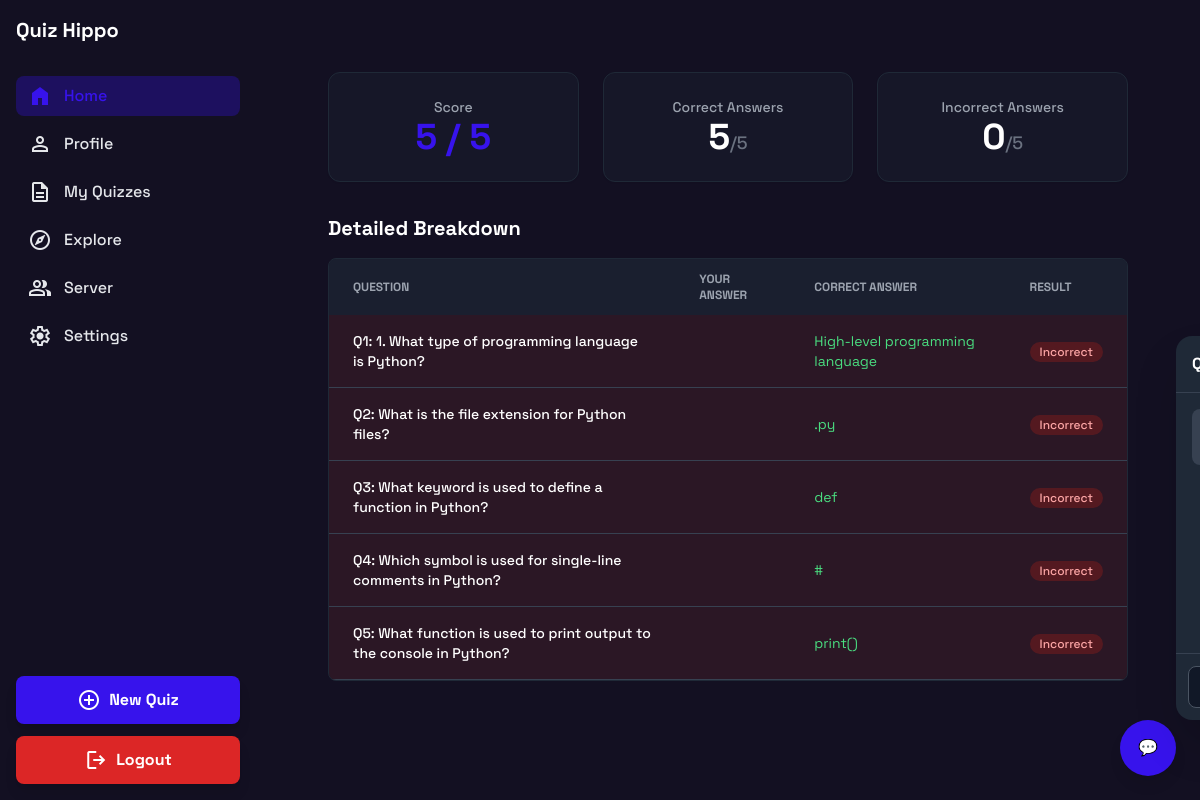
The app's page /quiz/result/29/ with its own data.
### app/models.py (models this page shows, shortened)
class QuizAttempt(models.Model):
    user = models.ForeignKey(User, on_delete=models.CASCADE)
    quiz = models.ForeignKey(Quiz, on_delete=models.CASCADE)
    score = models.IntegerField(default=0)
    answers = models.JSONField(default=dict)  # e.g. {question_id: "user_answer"}
    created_at = models.DateTimeField(auto_now_add=True)

class Quiz(models.Model):
    QUESTION_PREFERENCES = [
        ('SHORT', 'Short Questions'),
        ('TF', 'True/False'),
        ('MCQ', 'Multiple Choice'),
        ('FILL', 'Fill in the Blank'),
        ('MIX', 'Mix'),
    ]
    topic = models.CharField(max_length=200)
    difficulty = models.IntegerField(default=1)
    user = models.ForeignKey(User, on_delete=models.CASCADE, null=True, blank=True, related_name="quizzes")
    question_preference = models.CharField(max_length=10, choices=QUESTION_PREFERENCES, default="MIX")
    shared_with = models.ManyToManyField(User, related_name="shared_quizzes", blank=True)
    is_public = models.BooleanField(default=False)
    category = models.CharField(max_length=100, blank=True)

class Question(models.Model):
    QUESTION_TYPES = [
        ('MCQ', 'Multiple Choice'),
        ('TF', 'True/False'),
        ('SHORT', 'Short Answer'),
        ('FILL', 'Fill in the Blank'),
    ]
    quiz = models.ForeignKey(Quiz, on_delete=models.CASCADE, related_name="questions")
    text = models.TextField()
    question_type = models.CharField(max_length=10, choices=QUESTION_TYPES)
    difficulty = models.IntegerField(default=1)
    answer = models.CharField(max_length=200)
    user_answer = models.CharField(max_length=1020, null=True, blank=True)

### app/views.py (the view)
# urls.py: path("quiz/result/<int:attempt_id>/", views.quiz_result, name="quiz_result"),
def quiz_result(request, attempt_id):
    attempt = get_object_or_404(QuizAttempt, id=attempt_id)
    quiz = attempt.quiz
    incorrect = incorrect_answer(quiz, attempt)
    return render(request, "quiz-result.html", {
        "attempt": attempt,
        "quiz": quiz,
        "incorrect": incorrect,
    })

### processing.py (called while the page is built)
def incorrect_answer(quiz, attempt):
    total_questions = quiz.questions.count()
    if not attempt:
        return total_questions
    return total_questions - attempt.score

### templates/quiz-result.html (shortened to what this page needs)
{% extends "base.html" %}
{% load static %}
{% block content %}
<div class="p-6 lg:p-10 space-y-8 max-w-6xl mx-auto">
  <div class="grid grid-cols-1 sm:grid-cols-2 lg:grid-cols-3 gap-6">
    <div class="bg-white dark:bg-gray-800/30 rounded-xl p-6 shadow-sm border border-gray-200 dark:border-gray-800 text-center">
      <p class="text-sm font-medium text-gray-500 dark:text-gray-400">Score</p>
      <p class="text-4xl font-bold text-primary">
        {{ attempt.score }} / {{ quiz.questions.count }}
      </p>
    </div>
    <div class="bg-white dark:bg-gray-800/30 rounded-xl p-6 shadow-sm border border-gray-200 dark:border-gray-800 text-center">
      <p class="text-sm font-medium text-gray-500 dark:text-gray-400">Correct Answers</p>
      <p class="text-4xl font-bold text-gray-900 dark:text-white">
        {{ attempt.score }}<span class="text-lg font-medium text-gray-400 dark:text-gray-500">/{{ quiz.questions.count }}</span>
      </p>
    </div>
    <div class="bg-white dark:bg-gray-800/30 rounded-xl p-6 shadow-sm border border-gray-200 dark:border-gray-800 text-center">
      <p class="text-sm font-medium text-gray-500 dark:text-gray-400">Incorrect Answers</p>
      <p class="text-4xl font-bold text-gray-900 dark:text-white">
        {{ incorrect }}<span class="text-lg font-medium text-gray-400 dark:text-gray-500">/{{ quiz.questions.count }}</span>
      </p>
    </div>
  </div>
  <div>
    <h3 class="text-xl font-bold text-gray-900 dark:text-white mb-4">Detailed Breakdown</h3>
    <div class="overflow-x-auto rounded-lg border border-gray-200 dark:border-gray-800 bg-white dark:bg-gray-800/30">
      <table class="w-full text-sm text-left">
        <thead class="bg-gray-50 dark:bg-gray-800/50 text-xs text-gray-700 dark:text-gray-400 uppercase">
          <tr>
            <th class="px-6 py-3" scope="col">Question</th>
            <th class="px-6 py-3" scope="col">Your Answer</th>
            <th class="px-6 py-3" scope="col">Correct Answer</th>
            <th class="px-6 py-3" scope="col">Result</th>
          </tr>
        </thead>
        <tbody>
          {% for q in quiz.questions.all %}
          {% with user_answer=attempt.answers.q.id %}
          <tr class="border-b dark:border-gray-700 {% if user_answer != q.answer %} bg-red-50 dark:bg-red-900/20 {% endif %}">
            <td class="px-6 py-4 font-medium text-gray-900 dark:text-white">Q{{ forloop.counter }}: {{ q.text }}</td>
            <td class="px-6 py-4 {% if user_answer != q.answer %} text-red-700 dark:text-red-400 {% endif %}">
            </td>
            <td class="px-6 py-4 text-green-700 dark:text-green-400">{{ q.answer }}</td>
            <td class="px-6 py-4">
              {% if user_answer == q.answer %}
              <span class="inline-flex items-center px-2.5 py-0.5 rounded-full text-xs font-medium bg-green-100 dark:bg-green-900/50 text-green-800 dark:text-green-300">Correct</span>
              {% else %}
              <span class="inline-flex items-center px-2.5 py-0.5 rounded-full text-xs font-medium bg-red-100 dark:bg-red-900/50 text-red-800 dark:text-red-300">Incorrect</span>
              {% endif %}
            </td>
          </tr>
          {% endwith %}
          {% endfor %}
        </tbody>
      </table>
    </div>
  </div>
</div>
{% endblock content %}

### templates/base.html (shortened to what this page needs)
{% load static %}
<!DOCTYPE html>
<html
  lang="en"
  {% if user.is_authenticated and user.userprofile.light_mode %}
    class=""
  {% else %}
    class="dark"
  {% endif %}
>
<head>
  <script src="https://cdn.tailwindcss.com?plugins=forms,container-queries"></script>
  <link rel="stylesheet" href="{% static 'css/chatbox.css' %}">
</head>
<body class="bg-background-light dark:bg-background-dark text-gray-800 dark:text-gray-200">
<div class="flex min-h-screen">
  <aside id="sidebar" class="sidebar fixed inset-y-0 left-0 w-64 bg-background-light/95 dark:bg-background-dark/95 p-4 z-50 md:relative md:translate-x-0 sidebar-closed md:flex flex-col justify-between">
    <div>
      <div class="flex items-center gap-3 mb-8">
        <h1 class="text-xl font-bold text-gray-900 dark:text-white">Quiz Hippo</h1>
      </div>
      <nav class="flex flex-col gap-2">
        <a href="{% url 'main' %}" class="flex items-center gap-3 px-3 py-2 rounded-lg bg-primary/20 dark:bg-primary/30 text-primary">
          <span class="material-symbols-outlined" style="font-variation-settings: 'FILL' 1">home</span>
          <span class="font-medium">Home</span>
        </a>
        <a href="{% url 'profile' %}" class="flex items-center gap-3 px-3 py-2 rounded-lg hover:bg-primary/10 dark:hover:bg-primary/20">
          <span class="material-symbols-outlined">person</span>
          <span class="font-medium">Profile</span>
        </a>
        <a href="{% url 'all_quizes' %}" class="flex items-center gap-3 px-3 py-2 rounded-lg hover:bg-primary/10 dark:hover:bg-primary/20">
          <span class="material-symbols-outlined">description</span>
          <span class="font-medium">My Quizzes</span>
        </a>
        <a href="{% url "explore" %}" class="flex items-center gap-3 px-3 py-2 rounded-lg hover:bg-primary/10 dark:hover:bg-primary/20">
          <span class="material-symbols-outlined">explore</span>
          <span class="font-medium">Explore</span>
        </a>
        <a href="{% url "server_list" %}" class="flex items-center gap-3 px-3 py-2 rounded-lg hover:bg-primary/10 dark:hover:bg-primary/20">
          <span class="material-symbols-outlined">group</span>
          <span class="font-medium">Server</span>
        </a>
        <a href="{% url "settings" %}" class="flex items-center gap-3 px-3 py-2 rounded-lg hover:bg-primary/10 dark:hover:bg-primary/20">
          <span class="material-symbols-outlined">settings</span>
          <span class="font-medium">Settings</span>
        </a>
      </nav>
    </div>
    <div class="mt-6 space-y-3">
      <button class="flex w-full items-center justify-center gap-2 rounded-lg h-12 px-4 bg-primary text-white font-bold shadow-lg hover:bg-primary/90 transition">
        <span class="material-symbols-outlined">add_circle</span>
        <span class="truncate">New Quiz</span>
      </button>
      <form method="post" action="{% url 'logout' %}">
        <button type="submit" class="flex w-full items-center justify-center gap-2 rounded-lg h-12 px-4 bg-red-600 text-white font-bold shadow-lg hover:bg-red-700 transition">
          <span class="material-symbols-outlined">logout</span>
          <span class="truncate">Logout</span>
        </button>
      </form>
    </div>
  </aside>
  <div class="flex flex-col flex-1">
    <main class="flex-1 flex flex-col justify-between p-6 lg:p-8">
      {% block content %}{% endblock %}
    </main>
  </div>
</div>
<button id="chatToggle"
        class="fixed bottom-6 right-6 w-14 h-14 rounded-full bg-primary text-white shadow-lg flex items-center justify-center hover:scale-110 transition">
  💬
</button>
<div id="chatModal"
     class="fixed bottom-20 right-6 w-80 h-96 bg-white dark:bg-gray-800 rounded-2xl shadow-2xl transform translate-x-full transition-all duration-300 flex flex-col">
  <div class="p-4 border-b border-gray-200 dark:border-gray-700 flex justify-between items-center">
    <h2 class="font-bold text-gray-800 dark:text-white">Quiz Hippo Chat</h2>
  </div>
  <div id="chatMessages" class="flex-1 p-4 overflow-y-auto space-y-2 text-sm">
    <div class="bg-gray-200 dark:bg-gray-700 p-2 rounded-lg self-start max-w-[70%]">
    </div>
  </div>
  <form id="chatForm" class="p-3 border-t border-gray-200 dark:border-gray-700 flex gap-2">
    <input name="query" id="chatInput" type="text" placeholder="Type a message..."
           class="flex-1 rounded-lg border-gray-300 dark:border-gray-600 dark:bg-gray-900 dark:text-white"/>
  </form>
</div>
</body>
</html>

### static/css/chatbox.css (style rules this page uses)
#chatMessages { scrollbar-width: thin; scrollbar-color: #888 transparent; }

### templates/base.html (style rules this page uses)
body { font-family: 'Space Grotesk', sans-serif; }
.material-symbols-outlined { font-variation-settings: "FILL" 0, "wght" 400, "GRAD" 0, "opsz" 24; }
.sidebar { transition: transform 0.3s ease-in-out; }
.sidebar-closed { transform: translateX(-100%); }

### records on screen
QuizAttempt: score "5"
Quiz: questions.count "5"
Question: text "1. What type of programming language is Python?", answer "High-level programming language", shows "Incorrect"
Question: text "What is the file extension for Python files?", answer ".py", shows "Incorrect"
Question: text "What keyword is used to define a function in Python?", answer "def", shows "Incorrect"
Question: text "Which symbol is used for single-line comments in Python?", answer "#", shows "Incorrect"
Question: text "What function is used to print output to the console in Python?", answer "print()", shows "Incorrect"

### other values on screen
{{ incorrect }} "0"
